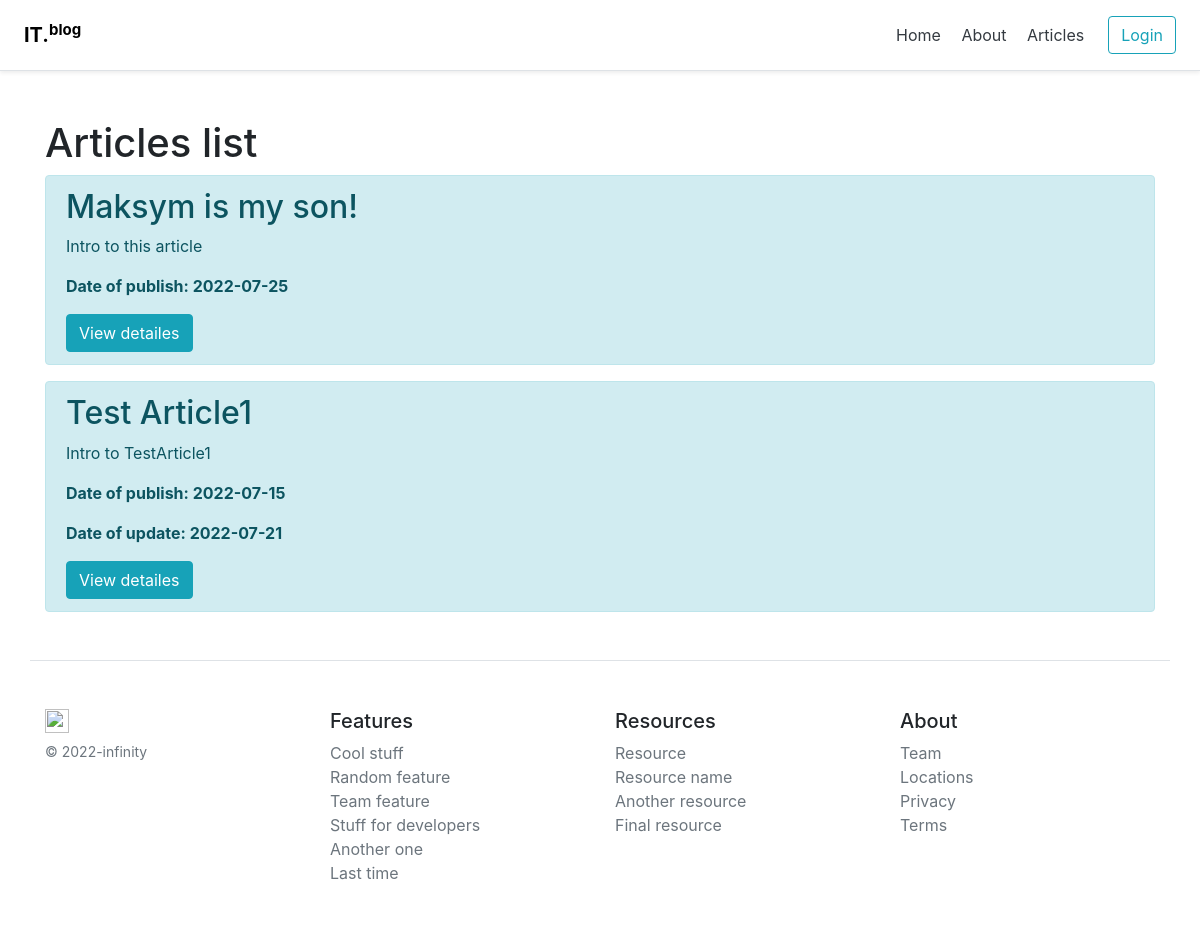
Page /posts on the earlier database version.
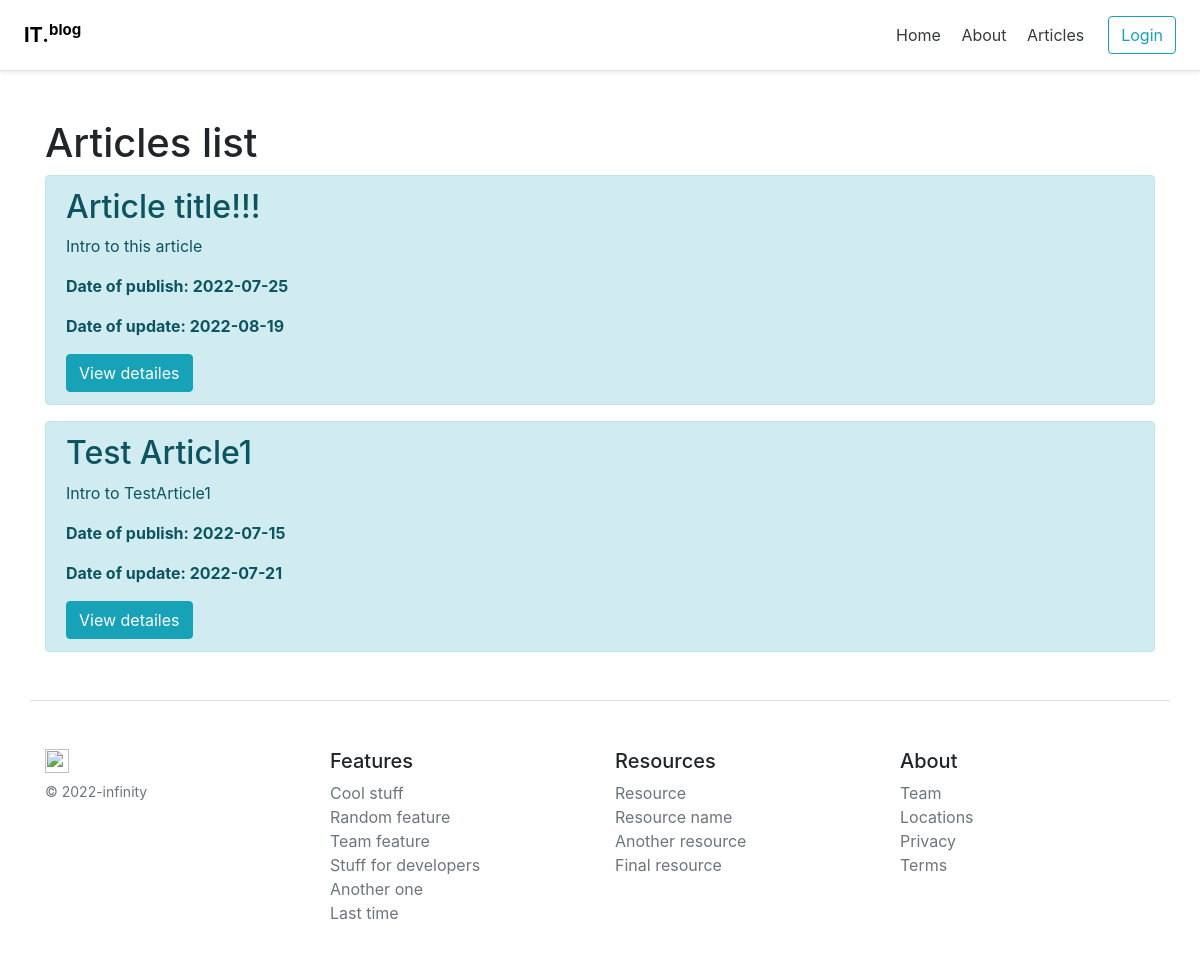
Same page on the later database version.
### models.py (models this page shows, shortened)
class Article(Base):
    __tablename__ = 'article'
    id = Column(Integer, primary_key=True, autoincrement=True)
    user_id = Column(Integer, ForeignKey('user.id'), nullable=False)
    title = Column(String(100), nullable=False)
    intro = Column(String(300), nullable=False)
    text = Column(Text, nullable=False)
    status = Column(Integer, ForeignKey('status.code'), nullable=False, default=1)
    dlm = Column(DateTime, default=OUR_TIME)
    creation_date = Column(DateTime, default=OUR_TIME)

### routes.py (the view)
@app.route('/posts')
def posts():
    articles = db.session.query(Article).order_by(Article.dlm.desc()).all()
    return render_template('posts.html', articles=articles)

### templates/posts.html (shortened to what this page needs)
{% extends 'base/base.html' %}
{% block body %}
    <div class="container mt-5">
        <h1> Articles list</h1>
        {% if articles|length > 0 %}
            {% for article in articles %}
                {% if article.status == 2 %}
                   <div class="alert alert-info">
                     <h2>{{ article.title }}</h2>
                     <p>{{ article.intro }}</p>
                     {% if article.dlm > article.creation_date %}
                        <p><strong>Date of publish: {{ article.creation_date.date() }}</strong></p>
                        <p><strong>Date of update: {{ article.dlm.date() }}</strong></p>
                     {% else %}
                        <p><strong>Date of publish: {{ article.creation_date.date() }}</strong></p>
                     {% endif %}
                     <a href="/posts/{{ article.id }}" class="btn btn-info">View detailes</a>
                   </div>
                {% endif %}
            {% endfor %}
        {% else %}
            <p>There is no articles yet</p>
        {% endif %}
    </div>
{% endblock %}

Differences in the rows shown:
changed Article "Intro to this article": title "Maksym is my son!" → "Article title!!!"; dlm (not shown) → "2022-08-19"
